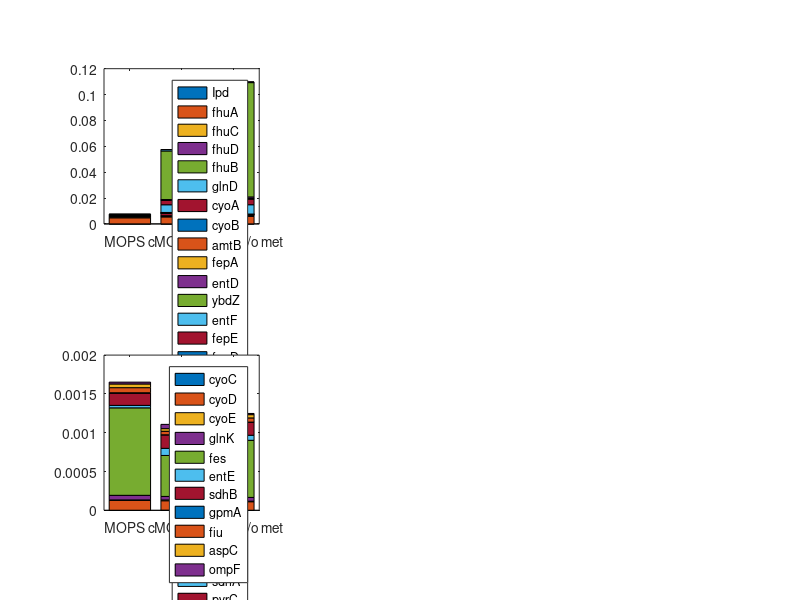

Recreate this plot in MATLAB.
clear all;
clc;

%% Fur regulon
% the first three values are protein synthesis rate in
% MOPS complete, MOPS minimal and MOPS complete w/o methionine
% the fourth value is aa. length
% the fifth value is molecular weight (kD)
% the sixth value is whether this gene is positively (1) or negatively(0)
% regulated

gene_names = {'Ipd';'fhuA';'fhuC';'fhuD';'fhuB';...
              'glnD';'cyoA';'cyoB';'cyoC';'cyoD';...
              'cyoE';'glnK';'amtB';'fepA';'entD';...
              'fes';'ybdZ';'entF';'fepE';'fepD';...
              'fepG';'fepC';'entS';'RutR';'fepB';...
              'entC';'entE';'entB';'entA';'entH';...
              'sdhC';'sdhD';'sdhA';'sdhB';'gpmA';...
              'fiu';'aspC';'ompF';'pyrC';'fhuE';...
              'ndh';'oppA';'oppB';'oppC';'oppD';...
              'oppF';'tonB';'fnr';'nohA';'ydfN';...
              'tfaQ';'fumC';'purR';'sufA';'sufB';...
              'sufC';'sufD';'sufS';'sufE';'katE';...
              'gdhA';'mntP';'zwf';'Fur';'flhD';...
              'flhC';'ftnA';'zinT';'nac';'gnd';...
              'rcnA';'rcnB';'cirA';'mntH';'hmp';...
              'grcA';'nrdH';'nrdI';'nrdE';'nrdF';...
              'rpoS';'exbD';'exbB';'nfeF';'garP';...
              'garL';'garR';'garK';'rnpB';'gltB';...
              'gltD';'gltF';'gspC';'gspD';'gspE';...
              'gspF';'gspG';'gspH';'gspI';'gspJ';...
              'gspK';'gspL';'gspM';'gspO';'feoA';...
              'feoB';'feoC';'ryhB';'yhhY';'sodA';...
              'metJ';'katG';'metH';'soxS';'soxR';...
              'fumB';'fecA';'fecB';'fecC';'fecD';...
              'fecE';'fecI';'fecR';'fhuF';'yjjZ'};
          
synthesis_rate = [476, 124, 254, 320, 35.844, 1;...              % hemH
                  92449, 37153, 76357, 187, 20.761, 1;...        % ahpC
                  5698,1554,4883,521,56.177,1;...              % ahpF
                  543,229,278,248,27.495,1;...                 % dsbG
                  275,119,132,28,3.109,1;...                  % uof
                  6426,2619,4625,148,16.795,1;...              % fur
                  2131,13008,2446,167,18.695,1;...             % dps
                  1247,431,807,85,9.685,1;...                 % grxA
                  46,38,28,95,10.521,0;...                     % ybjC
                  1916,646,1110,240,26.801,0;...               % nfsA
                  101,46,59,300,32.436,0;...                   % rimK
                  1365,367,745,158,17.666,0;...                % ybjN
                  4,1,0,550,60.064,1;...                       % hcp
                  18,16,0,322,35.74,1;...                     % hcr
                  40,877,24,572,62.011,1;...                   % poxB
                  11634,1907,5028,363,39.667,0;...             % ychF
                  146,359,126,122,13.3,1;...                 % sufA
                  75,143,71,495,54.745,1;...                   % sufB
                  117,226,94,248,27.582,1;...                  % sufC
                  82,152,60,423,46.823,1;...                   % sufD
                  76,117,23,138,15.8,1;...                   % sufE
                  63,122,33,406,44.434,1;...                   % sufS
                  332,468,1322,252,27.867,1;...                % znuC
                  252,301,450,261,27.729,1;...                 % znuB
                  3453,25238,57733,310,33.777,1;...            % znuA
                  360,20357,50070,216,24.762,1;...             % zinT
                  122,123,165,1039,106.82,0;...                % flu
                  136,58,57,412,44.194,1;...                   % mntH
                  1704,569,648,139,15.555,1;...                % trxC
                  3255,1055,1664,450,48.772,1;...              % gor
                  292,398,8396,317,35.629,1;...                % metR
                  571,63552,282818,753,84.673,1;...            % metE
                  2814,1908,1550,726,80.024,1;...              % katG
                  1867,726,1332,305,34.276,0;...               % oxyR
                  60,5,5,447,47.138,0;...                      % gntP
                  595,144,325,394,44.838,0;...                 % uxuA
                  364,90,213,486,53.58,0;...                  % uxuB
                  319,261,138,262,30.113,0;...                 % fhuF
                  25,21,2,78,8.697,1 ...                      % yjjZ
                  ];
                  
total_protein = [680,238,450]; % fg
doubling_time = [21.5,56.3,26.5]; % min

synthesis_rate_pos = synthesis_rate(find(synthesis_rate(:,end)==1),:);
synthesis_rate_neg = synthesis_rate(find(synthesis_rate(:,end)==0),:);
assert(size(synthesis_rate_pos,1)+size(synthesis_rate_neg,1)==size(synthesis_rate,1));

frac_pos = synthesis_rate_pos(:,1:3);
for i=1:size(frac_pos,1)
    % synthesis rate : molecules per generation
    % molecular weigth: in unit of kD
    % 1fg = 1e-15 g
    % 1 au = 1.66054e-24 g
    frac_pos(i,:) = frac_pos(i,:)*synthesis_rate_pos(i,5)*1e3*1.66054e-24*1e15./total_protein; % fg
end

frac_neg = synthesis_rate_neg(:,1:3);
for i=1:size(frac_neg,1)
    frac_neg(i,:) = frac_neg(i,:)*synthesis_rate_neg(i,5)*1e3*1.66054e-24*1e15./total_protein; % fg
end

gene_names_pos = gene_names(find(synthesis_rate(:,end)==1));
gene_names_neg = gene_names(find(synthesis_rate(:,end)==0));

%figure();

subplot(2,3,1);
hold on;
bar([1:3],frac_pos','stacked');
set(gca,'XTick',[1,2,3]);
set(gca,'XTicklabel',{'MOPS c';'MOPS m';'MOPS c w/o met'});
axis square;
box on;
legend(gene_names_pos);

subplot(2,3,4);
hold on;
bar([1:3],frac_neg','stacked');
set(gca,'XTick',[1,2,3]);
set(gca,'XTicklabel',{'MOPS c';'MOPS m';'MOPS c w/o met'});
axis square;
legend(gene_names_neg);

box on;